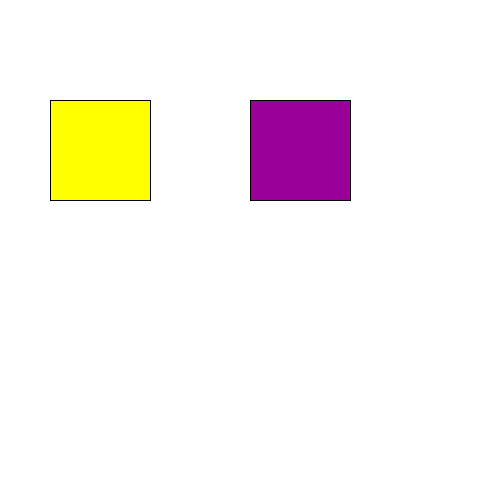
Frame 1 (no input)
Frame 60 (the mouse pressed at the canvas centre just before this capture): identical to frame 1, image omitted
Frame 120 (the mouse held since frame 60 and released just before this capture): identical to frame 1, image omitted

The Processing sketch that drew this single still picture (run headless with seeded random() and noise(); from frame 60 on, the mouse is pressed at the canvas centre):

// Processing sketch: exercise_09_02
// ── exercise_09_02.pde
/* Owen Grimm

   September 8, 2017
   
   exercise_09_03 
   
   showing color opposites by using rectangles
*/

void setup(){
  size(500,500);
  background(255);
}

void draw (){
  fill (255,255,0); //yellow
  rect(50, 100, 100, 100); //left rectangle
  fill(153,0,153); //purple
  rect (250, 100, 100, 100); //right rectangle
  }
